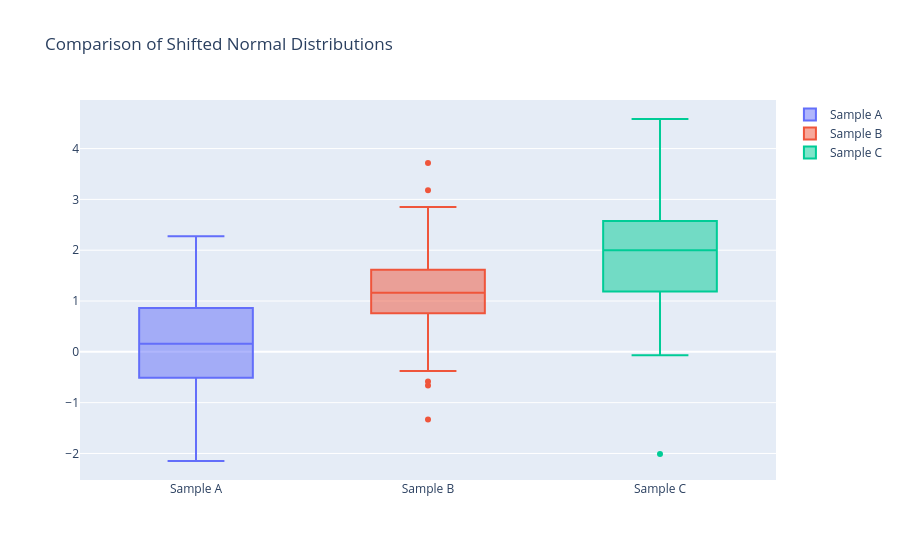

Here is the notebook cell this chart was saved with:
### Code cell
import numpy as np
import plotly.graph_objects as go


y0 = np.random.randn(50)
y1 = np.random.randn(50) + 1  
y2 = np.random.randn(50) + 2  

# Initialize the figure
fig = go.Figure()

# Add a box plot trace for each sample
fig.add_trace(go.Box(y=y0, name='Sample A'))
fig.add_trace(go.Box(y=y1, name='Sample B'))
fig.add_trace(go.Box(y=y2, name='Sample C'))

# Add title and the legend 
fig.update_layout(
    title='Comparison of Shifted Normal Distributions',
    showlegend=True
)


fig.show()
